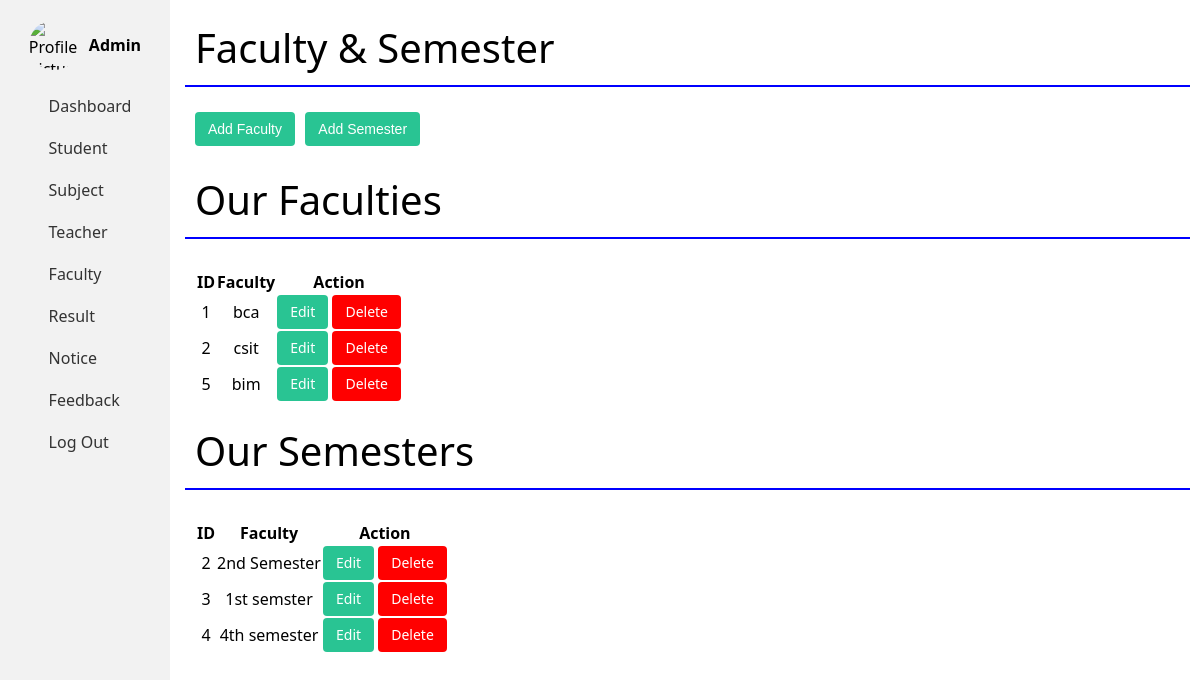
/admin/faculty.php (signed in), run on the app's committed database.
### tables this page shows
CREATE TABLE `faculty` (
  `id` int(11) NOT NULL,
  `faculty_name` varchar(50) NOT NULL
);

CREATE TABLE `semester` (
  `id` int(11) NOT NULL,
  `semester_name` varchar(50) NOT NULL
);

### admin/faculty.php (the view, shortened to what this page needs)
<!DOCTYPE html>
<html lang="en">
<head>
    <link rel="stylesheet" href="https://cdn.datatables.net/1.11.3/css/jquery.dataTables.min.css">
</head>
<body>
    <div class="container">
        <?php include('sidebar.php')  ?>
        <div class="thead-main">
            <div class="dlabel">
                Faculty & Semester
            </div>
            <div class="dlabel" style="border-bottom:none;">
                <button class="btn" onclick="openPopup2()">Add Faculty</button>
                <button class="btn" onclick="openPopup()">Add Semester</button>
            </div>
            <div>
                <div class="dlabel">
                    Our Faculties
                </div>
                <div class="tbldiv">
                    <table id="facultyTable">
                        <thead>
                            <tr>
                                <th>ID</th>
                                <th>Faculty</th>
                                <th>Action</th>
                            </tr>
                        </thead>
                        <tbody>
                            <?php
                            $fsql = "SELECT * FROM faculty ORDER BY id";
                            $result = $conn->query($fsql);
                            while ($frow = $result->fetch_assoc()) {
                            ?>
                                <tr>
                                    <td><?php echo $frow['id']; ?></td>
                                    <td><?php echo $frow['faculty_name']; ?></td>
                                    <td>
                                        <a href="editfaculty.php?id=<?php echo $frow['id']; ?>" class="btn">Edit</a>
                                        <a onclick="return confirm('Are you sure want to delete?')" class="btn" style="background-color: red;" href="deletefacultsem.php?fid=<?php echo $frow['id'];  ?>">Delete</a>
                                    </td>
                                </tr>
                            <?php
                            }
                            ?>
                        </tbody>
                    </table>
                </div>
            </div>
            <div>
                <div class="dlabel">
                    Our Semesters
                </div>
                <div class="tbldiv">
                    <table id="semTable">
                        <thead>
                            <tr>
                                <th>ID</th>
                                <th>Faculty</th>
                                <th>Action</th>
                            </tr>
                        </thead>
                        <tbody>
                            <?php
                            $ssql = "SELECT * FROM semester ORDER BY id";
                            $result2 = mysqli_query($conn, $ssql);
                            while ($srow = mysqli_fetch_assoc($result2)) {
                            ?>
                                <tr>
                                    <td><?php echo $srow['id']; ?></td>
                                    <td><?php echo $srow['semester_name']; ?></td>
                                    <td>
                                        <a href="editsem.php?id=<?php echo $srow['id']; ?>" class="btn">Edit</a>
                                        <a onclick="return confirm('Are you sure want to delete?')" class="btn" style="background-color: red;" href="deletefacultsem.php?sid=<?php echo $srow['id'];  ?>">Delete</a>
                                    </td>
                                </tr>
                            <?php
                            }
                            ?>
                        </tbody>
                    </table>
                </div>
            </div>
        </div>
    </div>
</body>
</html>

### admin/faculty.php (style rules this page uses)
.container { display: flex; padding: 10px; }
.dlabel { color: black; padding: 10px 10px; text-align: start; font-size: 40px; border-bottom: solid blue 2px; }
.thead-main { text-align: center; height: 100%; width: 100%; margin-left: 175px; }
.btn { display: inline-block; padding: 6px 12px; margin-bottom: 0; font-size: 14px; font-weight: 400; line-height: 1.42857143; text-align: center; white-space: nowrap; vertical-align: middle; cursor: pointer; border: 1px solid transparent; border-radius: 4px; color: #fff; background-color: #29c493; text-decoration: none; }
.tbldiv { margin-top: 20px; width: 100%; }
#facultyTable, #semTable { padding: 10px; }

### admin/sidebar.php (style rules this page uses)
* { margin: 0; padding: 0; box-sizing: border-box; }
body { font-family: system-ui, -apple-system, BlinkMacSystemFont, 'Segoe UI', Roboto, Oxygen, Ubuntu, Cantarell, 'Open Sans', 'Helvetica Neue', sans-serif; }

### data on the page
faculty: id "1", faculty_name "bca"
faculty: id "2", faculty_name "csit"
faculty: id "5", faculty_name "bim"
semester: id "2", semester_name "2nd Semester"
semester: id "3", semester_name "1st semster"
semester: id "4", semester_name "4th semester"
